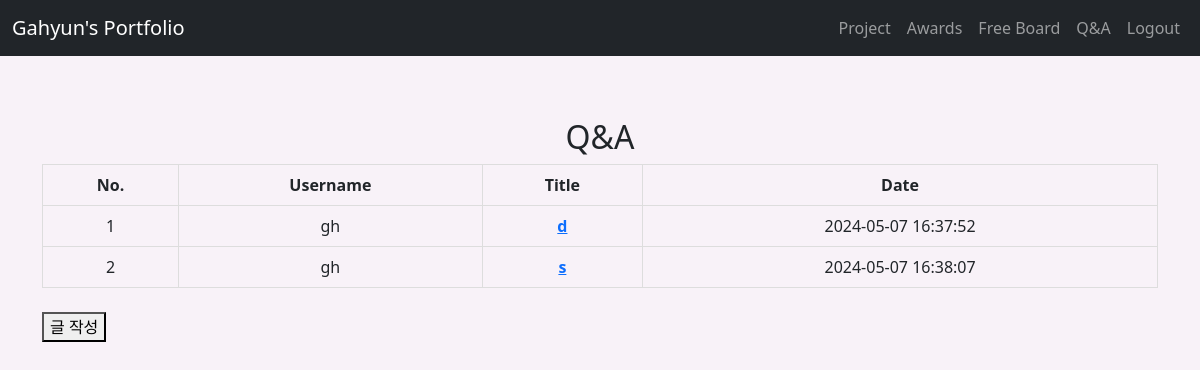
/qna_list (signed in), run on an earlier commit of the app's database.
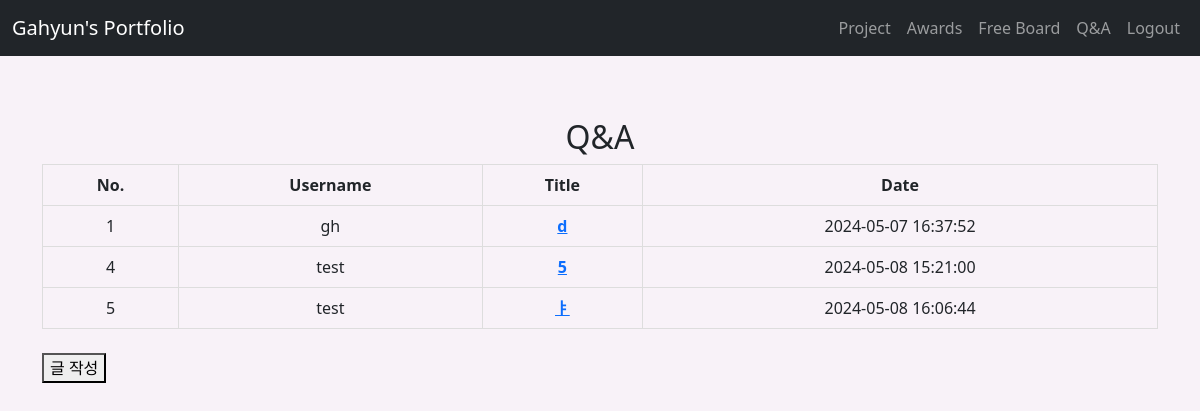
And on a later commit of the database.
### tables this page shows
CREATE TABLE qna(
    id INTEGER NOT NULL PRIMARY KEY AUTOINCREMENT,
    u_id VARCHAR(20) NOT NULL,
    username VARCHAR(30) NOT NULL,
    title VARCHAR(100) NOT NULL,
    contents TEXT NOT NULL,
    status INTEGER NOT NULL,
    rdate DATE NOT NULL DEFAULT CURRENT_TIMESTAMP,
    mdate DATE NOT NULL DEFAULT CURRENT_TIMESTAMP,
    real_filename VARCHAR(128),
    hash_filename VARCHAR(128),
    FOREIGN KEY (username) REFERENCES user(username),
    FOREIGN KEY (u_id) REFERENCES  user(id)
);

### app.py (the view)
@app.route('/qna_list', methods=['GET'])
def qna_list():
    if request.method == 'GET' :
        select_query = """
        SELECT id, username, title, mdate FROM qna WHERE status = 1
        """
        cur.execute(select_query)
        posts = cur.fetchall()
        return render_template('qna_list.html', posts=posts)

### templates/qna_list.html
{% extends 'base.html' %}
{% block content %}
{% if 'username' in session %}
<h2 style="text-align: center;">Q&A</h2>
<table style="border-collapse: collapse; width: 100%;">
    <thead>
        <tr style="border-bottom: 1px solid #ddd; text-align: center;">
            <th style="border: 1px solid #ddd; padding: 8px;">No.</th>
            <th style="border: 1px solid #ddd; padding: 8px;">Username</th>
            <th style="border: 1px solid #ddd; padding: 8px;">Title</th>
            <th style="border: 1px solid #ddd; padding: 8px;">Date</th>
        </tr>
    </thead>
    <tbody>
        {% for post in posts %}
        <tr style="border-bottom: 1px solid #ddd;">
            <td style="border: 1px solid #ddd; padding: 8px; text-align: center;">{{ post[0] }}</td>
            <td style="border: 1px solid #ddd; padding: 8px; text-align: center;">{{ post[1] }}</td>
            <td style="border: 1px solid #ddd; padding: 8px; text-align: center;"><a href="{{url_for('qna_view', id=post[0])}}"><strong>{{ post[2] }}</strong></a></td>
            <td style="border: 1px solid #ddd; padding: 8px; text-align: center;">{{ post[3] }}</td>
        </tr>
        {% endfor %}
    </tbody>
</table><br>
<button onclick="window.location.href='/qna_write'">글 작성</button>
{% endif %}
{% endblock %}

What changed in the data, as far as the page shows it:
no longer on this page (row edited): qna: id "2", username "gh", title "s", mdate "2024-05-07 16:38:07"
added qna: id "4", username "test", title "5", mdate "2024-05-08 15:21:00"
added qna: id "5", username "test", title "ㅑ", mdate "2024-05-08 16:06:44"
